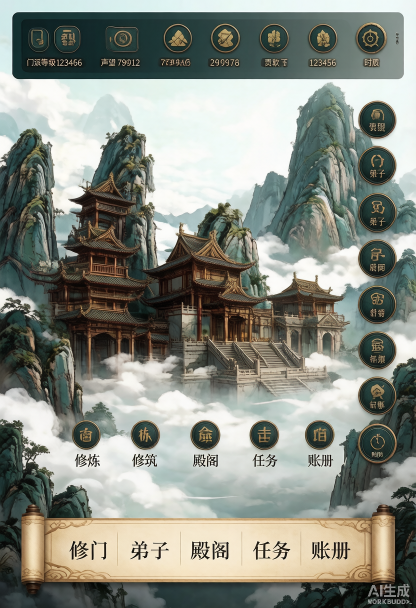
#> input picture art/backgrounds/_gen/ui_mockup_fusion_v2/mockup_v2.png, 832 x 1216 px, found by its file name (shown at 1/2 size)
$ python remove_wm_corners.py
#> lines starting #> are read from the running program, lines starting #| are printed output that depends on the picture; after the words box and inside, x2 and y2 are one past the last pixel; in counts of white or black regions, pixels touching at a corner belong together
# -*- coding: utf-8 -*-
import os, numpy as np, cv2
from PIL import Image

HERE = "E:/Xiuxian/taixuanzongmenlu/art/backgrounds/_gen/ui_mockup_fusion_v2"
SRC = os.path.join(HERE, "mockup_v2.png")          # 原始未动过的图
DST = os.path.join(HERE, "mockup_v2_nowm.png")

img = cv2.imread(SRC)
#> img is the input picture: shape (1216, 832, 3); mean B, G, R 131.1, 140.3, 136.4
h, w = img.shape[:2]
#> h = 1216; w = 832
gray = cv2.cvtColor(img, cv2.COLOR_BGR2GRAY)
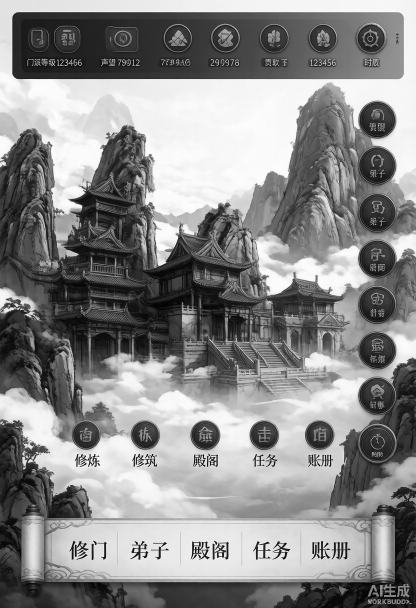
#> gray: shape (1216, 832) (shown at 1/2 size); min 0, max 255, mean 138.1

# 只锁定四角最外缘小区域（AI平台水印常驻角落，底边中央Tab/顶部状态栏不在内）
R = 0.13
corners = [
    (0, 0, int(w*R), int(h*R)),               # 左上
    (int(w*(1-R)), 0, w, int(h*R)),           # 右上
    (0, int(h*(1-R)), int(w*R), h),           # 左下
    (int(w*(1-R)), int(h*(1-R)), w, h),       # 右下
]
mask = np.zeros((h, w), dtype=np.uint8)
for (x0, y0, x1, y1) in corners:
    band = np.zeros((h, w), dtype=np.uint8)
    band[y0:y1, x0:x1] = 1
    local_mean = cv2.blur(gray.astype(np.float32), (25, 25))
    diff = gray.astype(np.float32) - local_mean
    cand = (diff > 20) & (gray > 95) & (band > 0)
    mask |= cand.astype(np.uint8) * 255
#> this loop made 4 passes
#> pass 1, `local_mean = cv2.blur(gray.astype(np.float32), (25, 25))`:
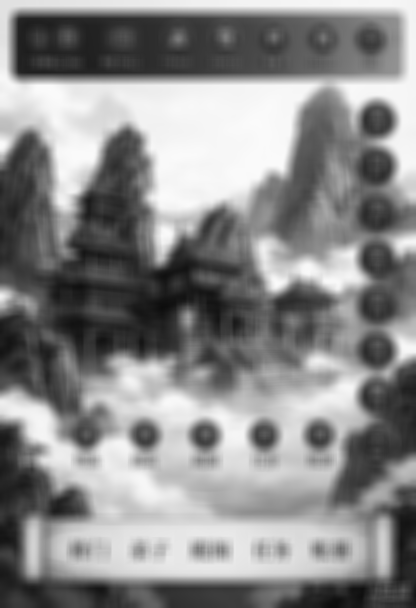
#> local_mean: shape (1216, 832) float32 (shown at 1/2 size); min 11.98, max 251.2, mean 138.1
#> pass 1, `diff = gray.astype(np.float32) - local_mean`:
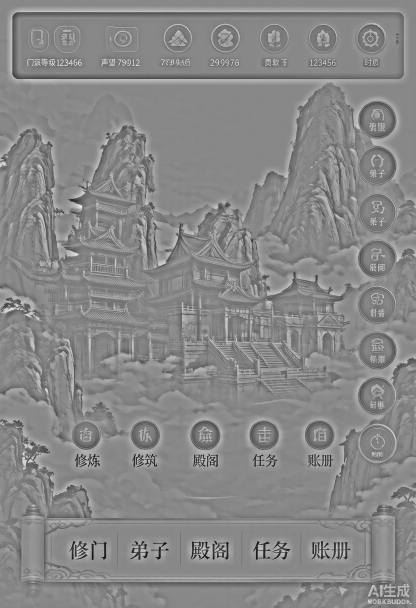
#> diff: shape (1216, 832) float32 (shown at 1/2 size); min -213, max 186.5, mean 0; drawn with min black and max white
#> pass 1, `cand = (diff > 20) & (gray > 95) & (band > 0)`:
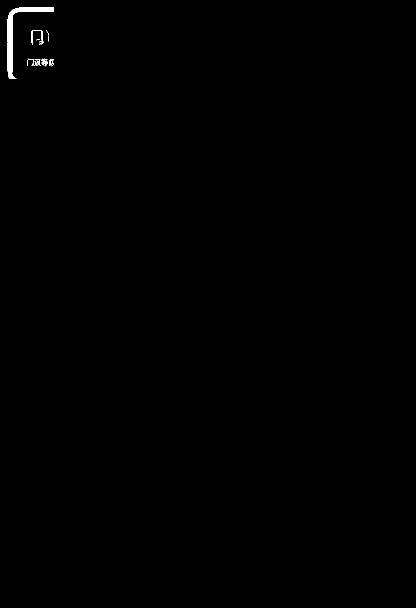
#> cand: shape (1216, 832) bool (shown at 1/2 size); 0.25% white; 16 white regions (10 under 20 px), largest, box (x1, y1, x2, y2) and area: (14, 14, 108, 158) 2080, (63, 60, 87, 90) 144, (83, 117, 96, 133) 90, (98, 118, 108, 133) 73, (56, 117, 67, 132) 34, (69, 118, 81, 132) 31
#> after the loop:
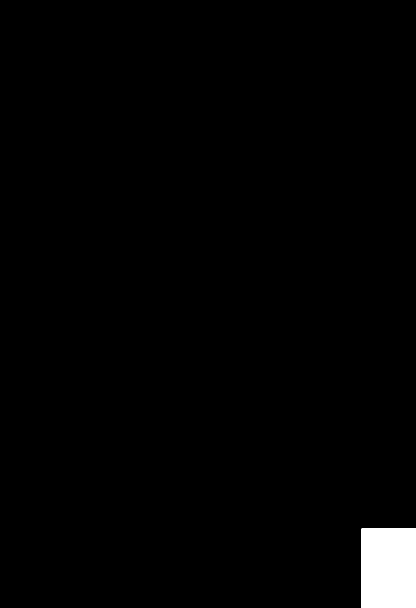
#> band: shape (1216, 832) (shown at 1/2 size); values 0 (black) and 1 (white), 1.7% white; 1 white region, box (x1, y1, x2, y2) and area: (723, 1057, 832, 1216) 17331
#> after the loop:
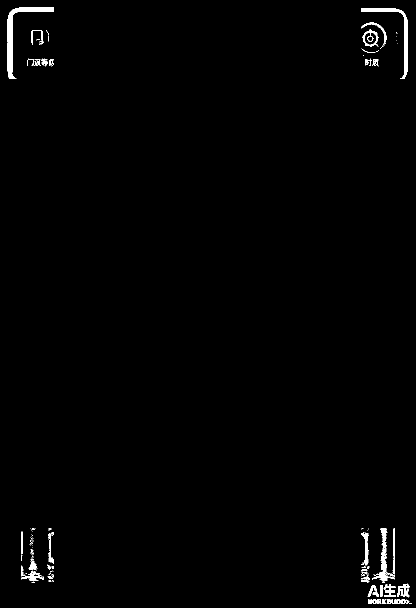
#> mask: shape (1216, 832) (shown at 1/2 size); 0.94% white; 128 white regions (79 under 20 px), largest, box (x1, y1, x2, y2) and area: (14, 14, 108, 158) 2080, (723, 16, 816, 158) 1497, (744, 1057, 790, 1161) 989

mask = cv2.dilate(mask, np.ones((3, 3), np.uint8), iterations=2)
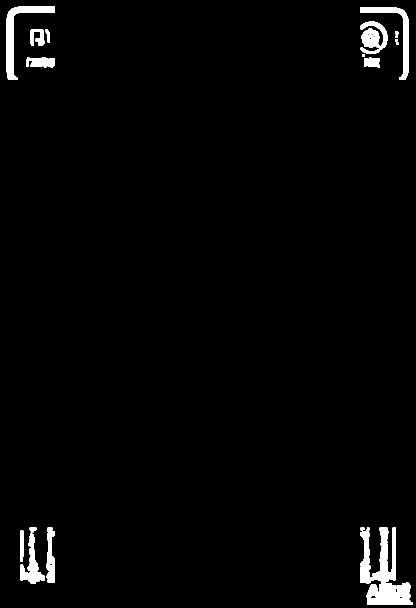
#> mask: shape (1216, 832) (shown at 1/2 size); 2.1% white; 18 white regions
cnts, _ = cv2.findContours(mask, cv2.RETR_EXTERNAL, cv2.CHAIN_APPROX_SIMPLE)
#> cnts = 18 contours, 3 with area under 20; largest, box (x1, y1, x2, y2) and area: (721, 1055, 826, 1210) 7094, (12, 12, 110, 160) 2858, (721, 14, 818, 160) 2278, (721, 43, 775, 108) 1987, (41, 1067, 90, 1168) 1694
clean = np.zeros_like(mask)
kept = 0
for c in cnts:
    a = cv2.contourArea(c)
    if 20 < a < 8000:                 # 只修小亮块（水印logo/字），不碰大块UI
        cv2.drawContours(clean, [c], -1, 255, -1)
        kept += 1
        x, y, cw, ch = cv2.boundingRect(c)
        print(f"  region bbox=({x},{y},{cw},{ch}) area={int(a)}")
#> this loop made 18 passes
#> (a, x, y, cw, ch) on passes 1, 2, 3, 4, 5, 6, 7, 8, 13, 14, 15, 16: (1694, 41, 1067, 49, 101), (305.5, 41, 1061, 7, 63), (7094.5, 721, 1055, 105, 155), (32.5, 721, 1055, 8, 6), (1124.5, 93, 1055, 17, 110), (87, 59, 1055, 14, 10), (501, 728, 115, 32, 20), (874, 53, 115, 57, 20), (29, 790, 63, 7, 6), (124, 90, 58, 10, 27), (505, 61, 58, 28, 34), (1987, 721, 43, 54, 65)
#> (c, a) on passes 9 to 12: ([[724, 108], [724, 112], [729, 112], [729, 108]], 20), ([[792, 85], [792, 89], [796, 89], [796, 85]], 16), ([[790, 78], [790, 82], [794, 82], [794, 78]], 16), ([[791, 71], [791, 75], [795, 75], [795, 71]], 16)
#|   region bbox=(41,1067,49,101) area=1694
#|   region bbox=(41,1061,7,63) area=305
#|   region bbox=(721,1055,105,155) area=7094
#|   region bbox=(721,1055,8,6) area=32
#|   region bbox=(93,1055,17,110) area=1124
#|   region bbox=(59,1055,14,10) area=87
#|   region bbox=(728,115,32,20) area=501
#|   region bbox=(53,115,57,20) area=874
#> (further printed lines are left out)
#> clean: shape (1216, 832); 2.1% white; 14 white regions, largest, box (x1, y1, x2, y2) and area: (721, 1055, 826, 1210) 7684, (12, 12, 110, 160) 3093, (721, 14, 818, 160) 2509
#> after the loop, kept = 14
mask = clean

if mask.sum() > 0:
    out = cv2.inpaint(img, mask, 3, cv2.INPAINT_TELEA)
    print(f"[WATERMARK] kept={kept}, masked_px={int(mask.sum()//255)}")
#| [WATERMARK] kept=14, masked_px=21439
else:
    out = img
    print("[WATERMARK] none in corners")
cv2.imwrite(DST, out)
print(f"[SAVE] {DST}")
